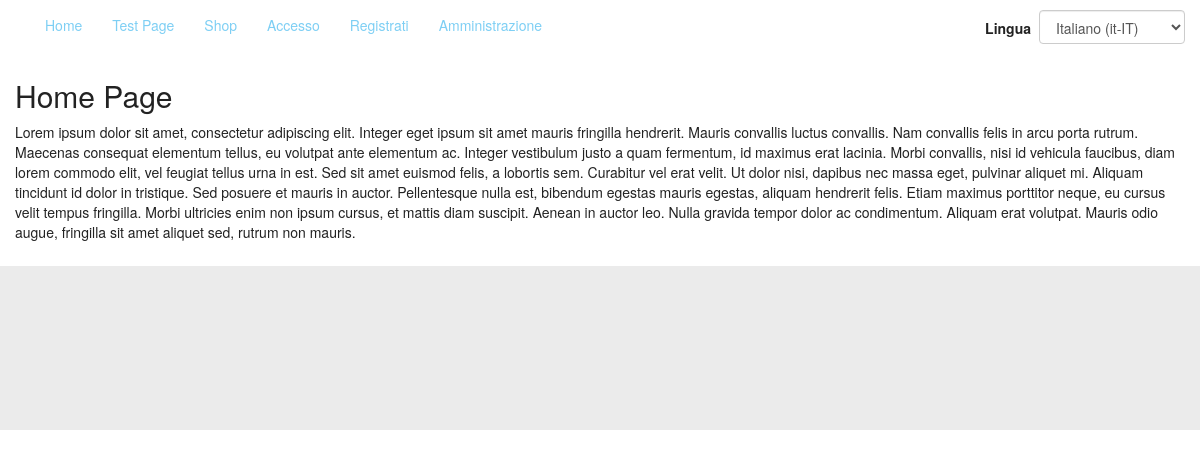
The page / on the database its author committed.
### tables this page shows
CREATE TABLE `acms_menu_list` (
  `menu_id` int(11) NOT NULL,
  `menu_title` varchar(100) NOT NULL,
  `fk_lang_id` int(11) NOT NULL
);

CREATE TABLE `acms_menu_items` (
  `link_id` int(11) NOT NULL,
  `fk_menu_id` int(11) NOT NULL,
  `link_title` varchar(100) NOT NULL,
  `link_rel_uri` varchar(150) NOT NULL,
  `link_abs_uri` varchar(200) NOT NULL,
  `fk_lang_id` int(11) NOT NULL
);

CREATE TABLE `acms_pages` (
  `page_id` int(11) NOT NULL,
  `page_slug` varchar(100) NOT NULL,
  `fk_author_user_id` int(11) NOT NULL,
  `page_title` varchar(200) DEFAULT NULL,
  `page_content` text,
  `page_meta_description` varchar(200) DEFAULT NULL,
  `page_meta_keywords` varchar(200) DEFAULT NULL,
  `fk_lang_id(11)` int(11) DEFAULT NULL
);

### controllers/Page.php (called while the page is built, shortened)
<?php
class Page extends Controller
{
    public function index( $params=array() )
    {
        $page_slug = isset($params[0]) ? $params[0] : Config::$home_slug;
        $page_model = $this->getModel('PageModel');
        $this->page_data = $page_model->getPageData( $page_slug );
        $menu_model = $this->getModel('MenuModel');
        $this->menus["main_menu"] = $menu_model->selectMenuDataById(1);
        $this->getView('pages/page_default');
    }
}

### index.php (called while the page is built, shortened)
<?php
require_once(__DIR__.'/Config.php');
require_once(Config::$abs_path.'/libs/php/Session.php');
require_once(Config::$abs_path.'/libs/php/Database.php');
require_once(Config::$abs_path.'/controllers/Controller.php');
require_once(Config::$abs_path.'/App.php');
(new App());

### libs/php/Session.php (called while the page is built, shortened)
<?php
class Session
{
    public static function get($key)
    {
        if (isset($_SESSION[$key]))
        {
            return $_SESSION[$key];
        }else{
            return FALSE;
        }
    }
}

### libs/php/Database.php (called while the page is built, shortened)
<?php
class Database
{
    public $mysqli;
    public function __construct()
    {
        $this->mysqli = new mysqli( Config::$db_host, Config::$db_user, Config::$db_pass, Config::$db_name);
    }
    public function queryExec($query='')
    {
        $_query = str_replace("#_", Config::$db_prefix, $query);
        if (!$result = $this->mysqli->query($_query)) {
            echo "<b>Database() say: </b>query problems<br>";
            echo "Query: " . $_query . "<br>";
            echo "Errno: " . $this->mysqli->errno . "<br>";
            echo "Error: " . $this->mysqli->error . "<br>";
            exit;
        }
        return $result;
    }
    public function getObjectData($query='')
    {
        $_query = str_replace("#_", Config::$db_prefix, $query);
        if (!$result = $this->mysqli->query($_query)) {
            echo "<b>Database() say: </b>query problems<br>";
            echo "Query: " . $_query . "<br>";
            echo "Errno: " . $this->mysqli->errno . "<br>";
            echo "Error: " . $this->mysqli->error . "<br>";
            exit;
        }
        if ($result->num_rows === 0) {
            $data = FALSE;
        }else{
            $data = $result->fetch_object();
            $data->num_rows = $result->num_rows;
        }
        return $data;
    }
}

### models/MenuModel.php (called while the page is built)
<?php
class MenuModel extends Model
{
    public function selectMenuDataById($menu_id = 0)
    {
        $query =
            "SELECT * "
          . "FROM #_menu_list "
          . "LEFT JOIN #_menu_items ON #_menu_items.fk_menu_id = $menu_id "
          . "WHERE #_menu_list.menu_id = $menu_id";
        $results = $this->queryExec($query);
        $data = array();
        while ($obj = $results->fetch_object()){
            array_push($data, $obj);
        }
        return $data;
    }
}

### models/PageModel.php (called while the page is built, shortened)
<?php
class PageModel extends Model
{
    public function getPageData( $page_slug )
    {
        $this->page_data =
            $this->getObjectData(
                "SELECT * "
                . "FROM #_pages "
                . "LEFT JOIN #_users ON #_users.user_id = #_pages.fk_author_user_id "
                . "WHERE page_slug = '$page_slug'"
            );
        return $this->page_data;
    }
}

### views/pages/page_default.php (the view, shortened to what this page needs)
<!DOCTYPE html>
<html lang="en" data-localization="<?=Session::get('lang') ? Session::get('lang') : Config::$default_lang;?>">
    <head>
        <link href="<?=Config::$web_path;?>/libs/bootstrap/css/bootstrap.min.css" rel="stylesheet">
        <link href="<?=Config::$web_path;?>/libs/bootstrap/css/bootstrap-theme.min.css" rel="stylesheet">
        <link href="<?=Config::$web_path;?>/css/app_style.css" rel="stylesheet">
        <link href="<?=Config::$web_path;?>/themes/<?=Config::$theme;?>/css/theme.css" rel="stylesheet">
        <link type="text/css" rel="stylesheet" href="<?=Config::$web_path;?>/js/libs/jquery-ui-1.11.4/jquery-ui.min.css" />
        <link type="text/css" rel="stylesheet" href="<?=Config::$web_path;?>/js/libs/sweetalert-master/dist/sweetalert.css" />
        <link type="text/css" rel="stylesheet" href="<?=Config::$web_path;?>/js/libs/jonthornton-jquery-timepicker/jquery.timepicker.css" />
    </head>
    <body>
        <div class="container-fluid">
            <header class="row">
                <div class="header-content col-xs-12 col-sm-12 col-md-12 col-lg-12">
                    <?php $this->getInclude('header-content');?>
                </div>
            </header>
        </div>
        <div class="container-fluid">
            <div class="page-title">
                <h2><?= isset($this->page_data->page_title) ? $this->page_data->page_title : ''; ?></h2>
            </div>
            <div class="main-content">
                <?=isset($this->page_data->page_content) ? $this->page_data->page_content : ''; ?>
            </div>
        </div>
        <div class="container-fluid">
            <footer class="row">
                <div class="footer-content col-xs-12 col-sm-12 col-md-12 col-lg-12">
                </div>
            </footer>
        </div>
    </body>
</html>

### App.php (shortened to what this page needs)
<?php
class App
{
    protected $controller = 'Page';
    protected $method = 'index';
    protected $params = array();
    public function __construct()
    {
        $url = $this->parseUrl();
        if($url)
        {
            if( file_exists(__DIR__ . '/controllers/' . $url[0] . '.php') )
            {
                $this->controller = $url[0];
                unset($url[0]);
                require_once(__DIR__ . '/controllers/' . $this->controller . '.php');
                $this->controller = new $this->controller;
                if( isset($url[1]) && method_exists($this->controller, $url[1]))
                {
                    $this->method = $url[1];
                    unset($url[1]);
                }
            }else{
                require_once( __DIR__ . '/controllers/' . $this->controller . '.php');
                $this->controller = new $this->controller;
                if(method_exists($this->controller, $url[0]))
                {
                    $this->method = $url[0];
                    unset($url[0]);
                }
            }
            $this->params = $url ? array_values($url) : array();
            call_user_func_array(array($this->controller, $this->method), array($this->params));
        }else{
            $this->controller = new $this->controller;
            call_user_func_array(array($this->controller, $this->method), array($this->params));
        }
    }
    public function parseUrl()
    {
        $get = filter_input_array(INPUT_GET, FILTER_SANITIZE_STRING);
        if(isset($get['url'])){
            return $url = explode('/', filter_var(rtrim($get['url'], '/'), FILTER_SANITIZE_URL) );
        }else{
            return FALSE;
        }
    }
}

### controllers/Controller.php (shortened to what this page needs)
<?php
class Controller
{
    public $includes = array("positions"=>array());
    public function getModel($model='')
    {
        return new $model();
    }
    public function getView($view="", $data=NULL )
    {
        require_once(Config::$abs_path.'/views/'.$view.'.php');
    }
    public function includeView($view="", $position="")
    {
        $view_path = Config::$abs_path.'/views/'.$view.'.php';
        if($position!=""){
            $this->includes['positions'][$position] = $view_path;
        }else{
            array_push($this->includes, $view_path);
        }
    }
    public function getInclude($position="")
    {
        if( isset($this->includes['positions'][$position]) )
        {
            require_once( $this->includes['positions'][$position] );
        }
    }
}

### views/nav/main_menu.php
<div class="main_menu">
    <div class="main_menu_wrapper">
        <?php if(isset($this->menus["main_menu"])): ?>
                <div id="navbar" class="navbar-collapse collapse">
                    <ul class="nav navbar-nav">
                    <?php foreach($this->menus["main_menu"] as $menu_link): ?>
                        <?php
                            $uri = Config::$web_path;
                            if(isset($menu_link->link_rel_uri)){
                                $uri.=$menu_link->link_rel_uri;
                            }else if(isset($menu_link->link_abs_uri)){
                                $uri.=$menu_link->link_abs_uri;
                            }
                        ?>
                        <li>
                            <a
                                href = "<?=$uri?>"
                                target = "_self"
                                title= "<?=$menu_link->link_title?>"
                                alt  = "<?=$menu_link->link_title?>"
                            >
                                <?=$menu_link->link_title?>
                            </a>
                        </li>
                    <?php endforeach; ?>
                    </ul>
                    <ul class="nav navbar-nav navbar-right">
                        <li>
                            <label style="margin: 18px 8px auto 8px;">
                                Lingua
                            </label>
                        </li>
                        <li>
                            <p>
                                <?php include(__DIR__ . '/lang_menu.php');?>
                            </p>
                        </li>
                    </ul>
                </div>
        <?php endif;?>
    </div>
</div>

### views/nav/lang_menu.php (shortened to what this page needs)
<div class="lang_menu">
    <form id="selectLanguage" name="select_language" method="POST" action="<?=Config::$web_path?>/Localization/setLanguage">
        <div class="form-group">
            <select id="languageCode" name="language_code" class="form-control">
                <option value="it-IT" <?=Session::get('lang')==="it-IT" ? 'selected' : ''; ?>>
                    Italiano (it-IT)
                </option>
            </select>
        </div>
    </form>
</div>

### css/app_style.css (style rules this page uses)
a, a:hover, a:focus, a:visited { text-decoration: none; }

### themes/default/css/theme.css (style rules this page uses)
html, body { color: #222; }
a { color: #7ecff4; }
select, option { color: #222; }
footer { min-height: 164px; margin-top: 24px; margin-bottom: 0; background: #EBEBEB; }

### rows shown on the page
acms_menu_list: acms_menu_items.link_title "Home", acms_menu_items.link_title "Test Page", acms_menu_items.link_title "Shop", acms_menu_items.link_title "Accesso", acms_menu_items.link_title "Registrati", acms_menu_items.link_title "Amministrazione"
acms_pages: page_title "Home Page", page_content "Lorem ipsum dolor sit amet, consectetur adipiscing elit. Integer eget ipsum sit amet mauris fringilla hendrerit. Mauris convallis luctus convallis. Nam convallis felis in arcu porta rutrum. Maecenas consequat elementum tellus, eu volutpat ante elementum ac. Integer vestibulum justo a quam fermentum, id maximus erat lacinia. Morbi convallis, nisi id vehicula faucibus, diam lorem commodo elit, vel feugiat tellus urna in est. Sed sit amet euismod felis, a lobortis sem. Curabitur vel erat velit. Ut dolor nisi, dapibus nec massa eget, pulvinar aliquet mi. Aliquam tincidunt id dolor in tristique. Sed posuere et mauris in auctor. Pellentesque nulla est, bibendum egestas mauris egestas, aliquam…"
